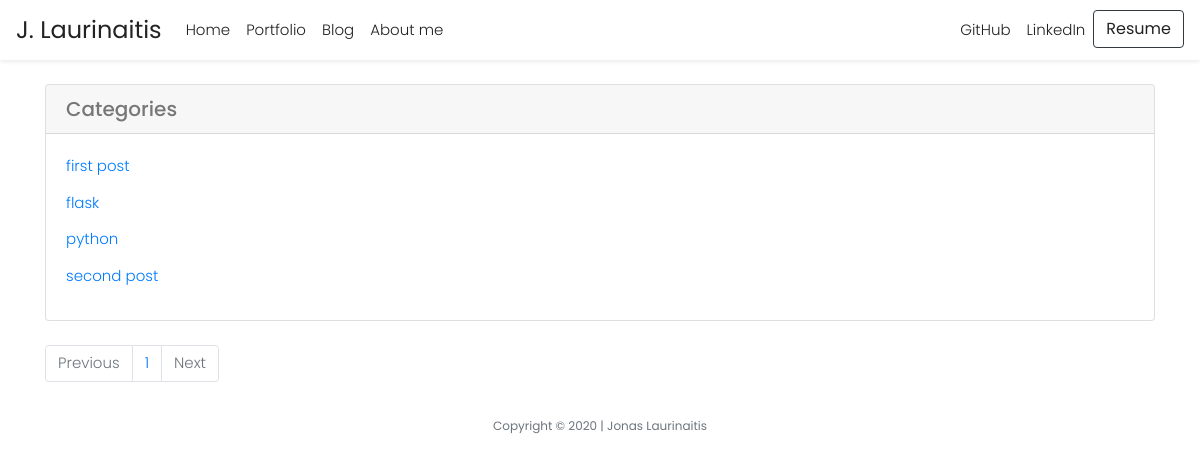
The app's page /posts/categories/ with its own data.
### models.py (models this page shows, shortened)
class Tag(db.Model):
    id = db.Column(db.Integer, primary_key=True)
    name = db.Column(db.String(64))
    slug = db.Column(db.String(64), unique=True)

### entries/blueprint.py (the view)
@entries.route('/categories/')
def tag_index():
    tags = Tag.query.order_by(Tag.name.asc())
    return object_list('entries/tag_index.html', tags, title= "Blog Categories")

### helpers.py (called while the page is built)
def object_list(template_name, query, paginate_by=20, **context):
    page = request.args.get('page')
    if page and page.isdigit():
        page = int(page)
    else:
        page = 1
    object_list = query.paginate(page, paginate_by)
    return render_template(template_name, object_list=object_list, **context)

### entries/templates/entries/tag_index.html
{% extends "layout.html" %}
{% block main %}
<div class="container">
  <div class="row">
    <div class="col-12">
      <div class="card my-4">
        <h5 class="card-header">Categories</h5>
        <div class="card-body">
          <ul class="list-unstyled mb-0">
            {% for tag in object_list.items %}
            <li class="card-title"><a href="{{ url_for('entries.tag_detail', slug=tag.slug)
                            }}">{{ tag.name }}</a></li>
            {% endfor %}
          </ul>
        </div>
      </div>
      {% include "includes/_page_links.html" %}
    </div>
  </div>
</div>
{% endblock %}

### static/styles/main.css (style rules this page uses)
body { background-color: #ffffff; color: #777777; font-family: "Poppins", serif; font-size: 15px; font-weight: 300; line-height: 1.625em; position: relative; }

### records on screen
Tag: name "first post"
Tag: name "flask"
Tag: name "python"
Tag: name "second post"

### other values on screen
{{ page }} "1"
